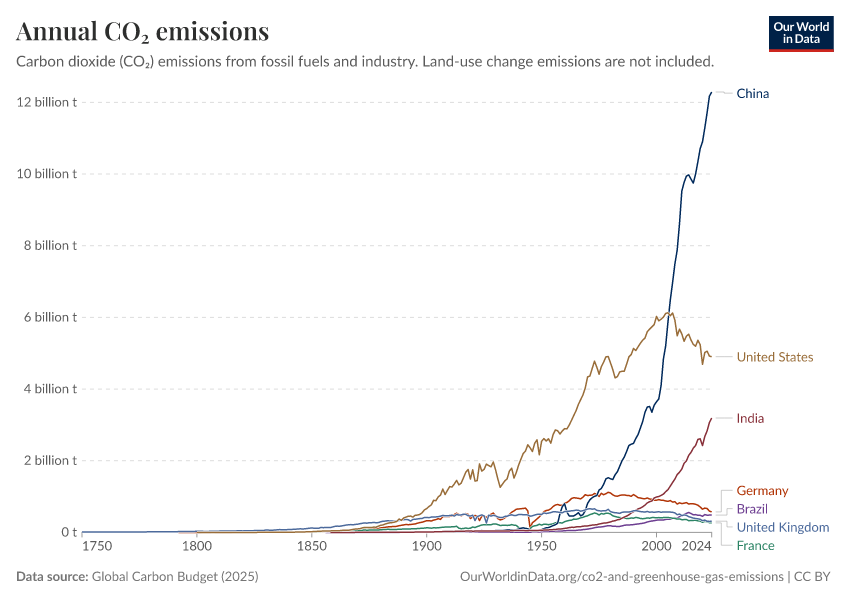
#> input picture corpora/owid-r6-1/charts/annual-co2-emissions-per-country/image.png, 850 x 600 px, found by its file name
$ python extract.py
#> lines starting #> are read from the running program, lines starting #| are printed output that depends on the picture; after the words box and inside, x2 and y2 are one past the last pixel; in counts of white or black regions, pixels touching at a corner belong together
"""Extract per-series annual CO2 emissions data from OWID multi-series line plot.

Strategy:
  1. For each plot-area pixel, find the nearest-color series (winner-take-all).
  2. Only assign if nearest distance < TOL_PURE AND second-nearest > TOL_PURE * 1.5
     (rejects ambiguous antialiased pixels that overlap two series).
  3. Per pixel-column per series, take the median row of assigned pixels.
  4. Drop spurious isolated columns (no neighbors within +/- 3 cols).

Calibration anchors (from Phase 2 measurement on image.png, 850x600):
  x-axis: col 82 -> year 1750, col 711 -> year 2024, linear  (px/year ~ 2.296)
  y-axis: row 532 -> 0 t,       row 102  -> 12e9 t, linear  (px/billion ~ 35.833)
"""
import cv2
import numpy as np
import csv
import json
from pathlib import Path

HERE = Path(__file__).parent
SRC = "/Users/csweet1/Documents/projects/CRS_research/figure-recovery-suite/corpora/owid-r6-1/charts/annual-co2-emissions-per-country/image.png"

# --- Calibration ---
X_PIX_LEFT, X_VAL_LEFT = 82, 1750
X_PIX_RIGHT, X_VAL_RIGHT = 711, 2024
Y_PIX_BOTTOM, Y_VAL_BOTTOM = 532, 0.0
Y_PIX_TOP, Y_VAL_TOP = 102, 12e9

m_x = (X_VAL_RIGHT - X_VAL_LEFT) / (X_PIX_RIGHT - X_PIX_LEFT)
b_x = X_VAL_LEFT - m_x * X_PIX_LEFT
m_y = (Y_VAL_TOP - Y_VAL_BOTTOM) / (Y_PIX_TOP - Y_PIX_BOTTOM)
b_y = Y_VAL_BOTTOM - m_y * Y_PIX_BOTTOM

def col_to_year(c): return m_x * c + b_x
def row_to_tonnes(r): return m_y * r + b_y
def year_to_col(y): return (y - b_x) / m_x
def tonnes_to_row(t): return (t - b_y) / m_y

SERIES = {
    "China":           (0x06, 0x2e, 0x5f),
    "United States":   (0xa2, 0x6f, 0x46),
    "India":           (0x88, 0x30, 0x39),
    "Germany":         (0xb1, 0x35, 0x07),
    "Brazil":          (0x6d, 0x3e, 0x91),
    "United Kingdom":  (0x4c, 0x6a, 0x9c),
    "France":          (0x2c, 0x84, 0x65),
}

# Plot area
COL_LO, COL_HI = 82, 712
ROW_LO, ROW_HI = 60, 533

TOL_PURE = 22     # max L2 RGB distance to nearest series to accept a pixel
                  # (22 keeps line cores while rejecting antialiased edges that
                  #  bleed one series into another's color neighborhood)

def main():
    img_bgr = cv2.imread(SRC)
#> img_bgr is the input picture: shape (600, 850, 3); mean B, G, R 249.9, 249.8, 249.9
    H, W = img_bgr.shape[:2]
#> H = 600; W = 850
    img_rgb = cv2.cvtColor(img_bgr, cv2.COLOR_BGR2RGB)
    plot = img_rgb[ROW_LO:ROW_HI, COL_LO:COL_HI].astype(np.int32)
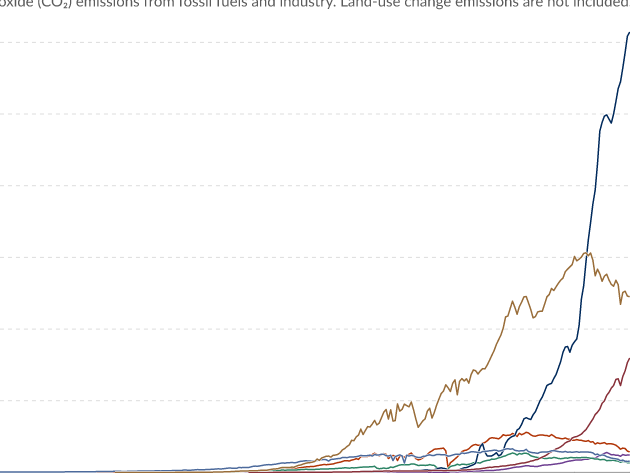
#> plot: shape (473, 630, 3) int32; mean R, G, B 251.4, 251.1, 251.1
    PH, PW = plot.shape[:2]
#> PH = 473; PW = 630

    series_names = list(SERIES.keys())
    palette = np.array([SERIES[s] for s in series_names], dtype=np.int32)  # (K,3)
    # distance from each pixel to each series color
    # plot: (H,W,3); palette: (K,3) -> diff: (H,W,K,3)
    diff = plot[:, :, None, :] - palette[None, None, :, :]
    d2 = (diff ** 2).sum(axis=3)  # (H,W,K)
    dist = np.sqrt(d2.astype(np.float64))
    # nearest series per pixel
    nearest_idx = dist.argmin(axis=2)
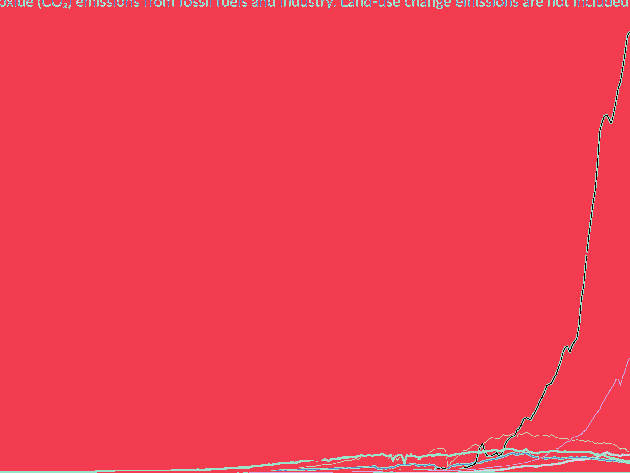
#> nearest_idx: shape (473, 630) int64; 7 distinct labels, from 0 to 6; one colour per label, 0 black
    nearest_d = dist.min(axis=2)
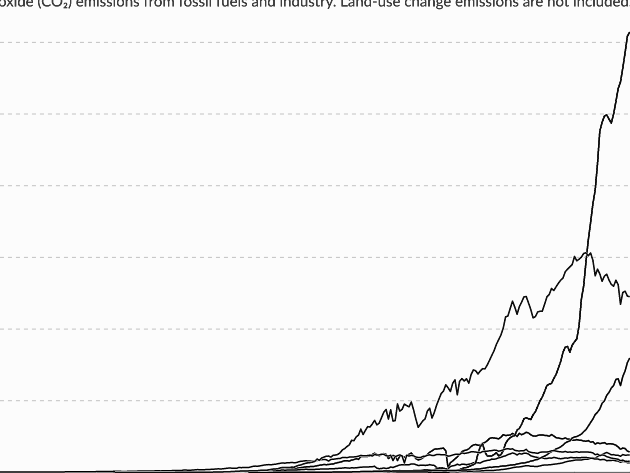
#> nearest_d: shape (473, 630) float64; min 0, max 252.2, mean 246.2

    accept = (nearest_d < TOL_PURE)
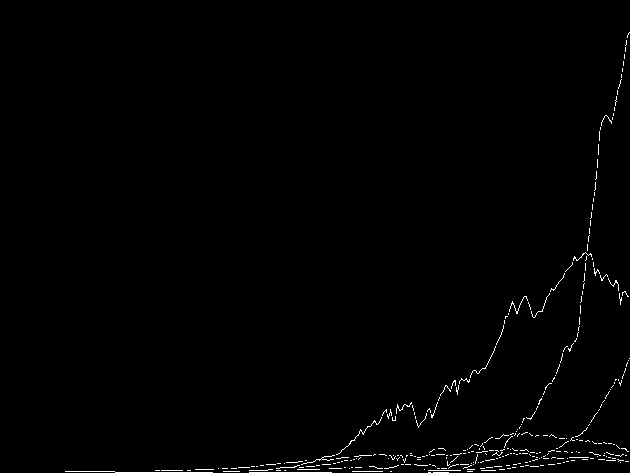
#> accept: shape (473, 630) bool; 0.85% white in thin lines or dots, all inside (x1, y1, x2, y2) = (65, 32, 630, 473)
    # Also drop near-white pixels (light gridlines etc.)
    lightness = plot.sum(axis=2)
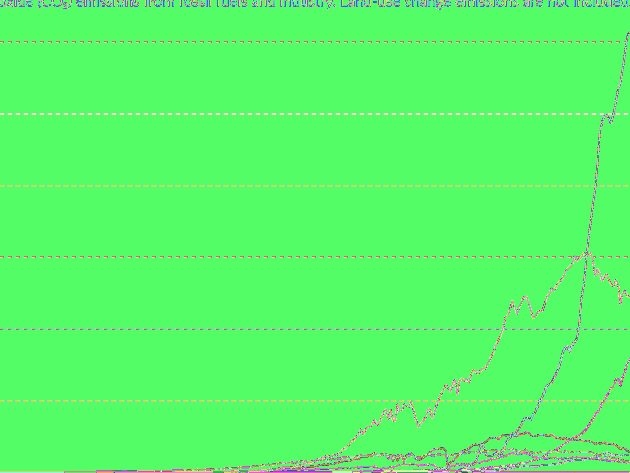
#> lightness: shape (473, 630) int64; 304 distinct labels, from 132 to 765; one colour per label, 0 black
    accept &= (lightness < 3 * 230)

    # Per series per column, find median row of accepted pixels
    rows_out = []
    counts = {}
    for k, name in enumerate(series_names):
        mask = accept & (nearest_idx == k)
        col_rows = {}
        yy, xx = np.where(mask)
        for r, c in zip(yy, xx):
            col_rows.setdefault(c, []).append(r)
        col_list = sorted(col_rows.keys())
        med = {c: int(np.median(col_rows[c])) for c in col_list}

        # Drop spurious isolated columns: keep a column only if it has a
        # neighbor within +/-3 (drops single-pixel noise spurs).
        col_set = set(col_list)
        kept = [c for c in col_list
                if any((c + dc) in col_set for dc in [-3, -2, -1, 1, 2, 3])]

        # Spike rejection: drop a column only if BOTH immediate neighbors
        # (within +/-3 cols) disagree by > 25 px (a true spike, not a steep
        # but real climb). A steep monotonic climb has consistent neighbors,
        # so won't be flagged. Stray cross-line pixels appear as a single
        # discordant column surrounded by the real curve.
        kept_rows = np.array([med[c] for c in kept])
        kept_cols = np.array(kept)
        keep_final = np.ones(len(kept), dtype=bool)
        for i in range(1, len(kept) - 1):
            # local "neighborhood" = the 3 cols before and 3 cols after
            lo = max(0, i - 3); hi = min(len(kept), i + 4)
            neighbors_rows = np.concatenate([kept_rows[lo:i], kept_rows[i+1:hi]])
            if len(neighbors_rows) >= 2:
                local_med = np.median(neighbors_rows)
                if abs(kept_rows[i] - local_med) > 25:
                    keep_final[i] = False
        kept2 = [(int(kept_cols[i]), int(kept_rows[i]))
                 for i in range(len(kept)) if keep_final[i]]

        counts[name] = len(kept2)
        for c, r in kept2:
            x_year = col_to_year(COL_LO + c)
            y_t = row_to_tonnes(ROW_LO + r)
            if -1e6 < y_t < 0:
                y_t = 0.0
            rows_out.append({
                "layer_idx": 0,
                "layer_type": "Line Graph",
                "series": name,
                "x": round(x_year, 2),
                "y": round(y_t, 1),
            })
#> this loop made 7 passes
#> pass 1, in main, `mask = accept & (nearest_idx == k)`:
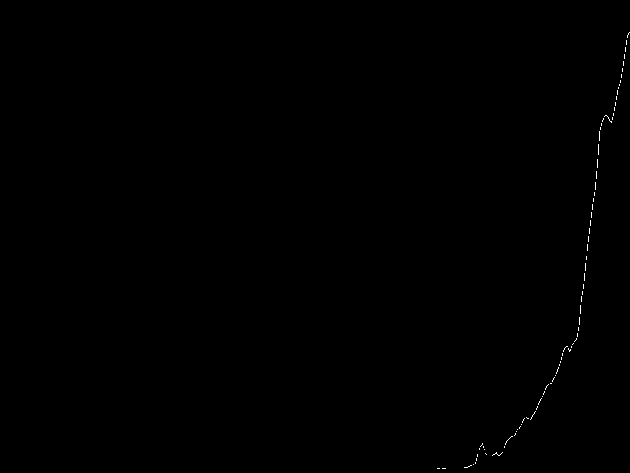
#> mask: shape (473, 630) bool; 0.13% white in thin lines or dots, all inside (x1, y1, x2, y2) = (437, 32, 630, 469)
#> after the loop:
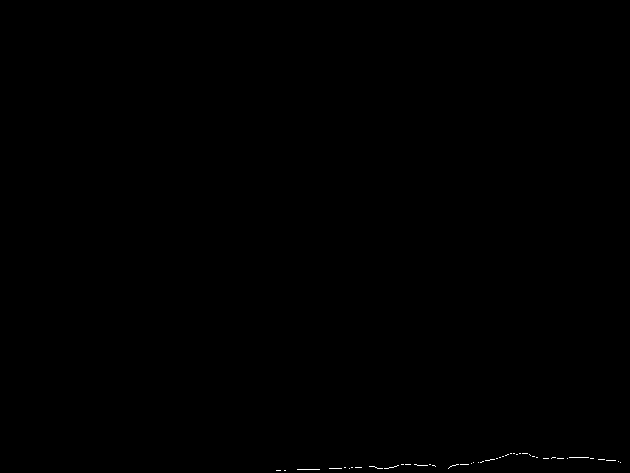
#> mask: shape (473, 630) bool; 0.08% white in thin lines or dots, all inside (x1, y1, x2, y2) = (276, 453, 621, 471)
#> after the loop, counts = {'China': 159, 'United States': 490, 'India': 276, 'Germany': 207, 'Brazil': 121, 'United Kingdom': 362, 'France': 243}; rows_out = 1858 items
    print("Hits per series:", counts)
#| Hits per series: {'China': 159, 'United States': 490, 'India': 276, 'Germany': 207, 'Brazil': 121, 'United Kingdom': 362, 'France': 243}

    # Write CSV (sorted by series then x for readability)
    rows_out.sort(key=lambda r: (r["series"], r["x"]))
    csv_path = HERE / "data.csv"
    with open(csv_path, "w", newline="") as f:
        w = csv.DictWriter(f, fieldnames=["layer_idx", "layer_type", "series", "x", "y"])
        w.writeheader()
        w.writerows(rows_out)
    print(f"Wrote {len(rows_out)} rows -> {csv_path}")
#| Wrote 1858 rows -> extractors/graph-data-extraction/results-v3/owid-r6-1/annual-co2-emissions-per-country/data.csv

    # Write calibration.json
    calib = {
        "image_size": {"width": W, "height": H},
        "plot_frame_box": {
            "offset": {"x": COL_LO, "y": ROW_LO},
            "size":   {"width": COL_HI - COL_LO, "height": ROW_HI - ROW_LO},
            "left": COL_LO, "top": ROW_LO,
            "right": COL_HI - 1, "bottom": ROW_HI - 1,
            "description": "Plot area: cols 82-711 span years 1750-2024; "
                           "rows 60-532 span ~12.5e9 down to 0 tonnes.",
        },
        "pixels_per_coordinate_unit": {
            "x": abs(1.0 / m_x),
            "y": abs(1.0 / m_y),
            "x_unit_label": "year",
            "y_unit_label": "tonnes CO2 per year",
        },
        "data_to_pixel_formula": {
            "col": f"col = (x_value - {b_x:.6f}) / {m_x:.6f}",
            "row": f"row = (y_value - {b_y:.6f}) / {m_y:.6f}",
        },
        "data_range": {
            "x_min": float(col_to_year(COL_LO)),
            "x_max": float(col_to_year(COL_HI - 1)),
            "y_min": float(row_to_tonnes(ROW_HI - 1)),
            "y_max": float(row_to_tonnes(ROW_LO)),
        },
        "axis_calibration": {
            "x_axis": {
                "formula": "year = m*col + b",
                "m": m_x, "b": b_x,
                "inverse": "col = (year - b) / m",
                "anchors": [
                    {"col": X_PIX_LEFT,  "value": X_VAL_LEFT,  "label": "1750"},
                    {"col": X_PIX_RIGHT, "value": X_VAL_RIGHT, "label": "2024"},
                ],
                "interior_tick_centers": {
                    "1800": 197, "1850": 312, "1900": 426, "1950": 541, "2000": 656,
                },
            },
            "y_axis": {
                "formula": "tonnes = m*row + b",
                "m": m_y, "b": b_y,
                "inverse": "row = (tonnes - b) / m",
                "anchors": [
                    {"row": Y_PIX_TOP,    "value": Y_VAL_TOP,    "label": "12 billion t"},
                    {"row": Y_PIX_BOTTOM, "value": Y_VAL_BOTTOM, "label": "0 t"},
                ],
                "interior_tick_rows": {
                    "10e9": 173, "8e9": 245, "6e9": 317, "4e9": 388, "2e9": 460,
                },
                "billion_t_note": (
                    "Tick labels printed as 'N billion t' (e.g. '12 billion t'). "
                    "Parsed as N * 1e9 raw tonnes; data.csv y is raw tonnes."
                ),
            },
        },
        "worked_example": {
            "scenario": "Convert China 2024 endpoint (~12.5 billion t at col 711) to pixel.",
            "input": {"x": 2024, "y": 12.5e9},
            "compute": [
                f"col = (2024 - {b_x:.4f}) / {m_x:.6f}",
                f"row = (12.5e9 - {b_y:.4f}) / {m_y:.6f}",
            ],
            "result": {
                "col": float(year_to_col(2024)),
                "row": float(tonnes_to_row(12.5e9)),
            },
            "verification": "col ~711 matches right edge of plot; row ~84 sits just above 12 billion gridline (row 102), consistent with China's ~12.6B-2024 peak.",
        },
        "detection_internals": {
            "x_axis_baseline_row": 532,
            "y_axis_gridline_rows": {"12e9": 102, "10e9": 173, "8e9": 245,
                                     "6e9": 317, "4e9": 388, "2e9": 460},
            "x_axis_extent_cols": [82, 711],
            "method": "winner-take-all nearest series color per pixel with "
                      "TOL_PURE=22 L2 RGB distance to reject antialiased edges; "
                      "per-column median row; drop isolated-column spurs (no neighbor within +/-3).",
        },
    }
    with open(HERE / "calibration.json", "w") as f:
        json.dump(calib, f, indent=2)
    print(f"Wrote calibration.json")

    # Write chart_metadata.json
    meta = {
        "panel_id": None,
        "source_citation": "Our World in Data — Annual CO2 emissions per country. "
                          "Data source: Global Carbon Budget (2025). "
                          "https://ourworldindata.org/co2-and-greenhouse-gas-emissions",
        "x_axis": {
            "title": None,
            "unit": "year",
            "title_verbatim": None,
            "decimal_separator": ".",
            "notes": "No explicit x-axis title in source figure; ticks are years.",
        },
        "y_axis": {
            "title": "Annual CO₂ emissions",
            "unit": "tonnes",
            "title_verbatim": "Annual CO₂ emissions",
            "decimal_separator": ".",
            "tick_label_format": "'N billion t' (e.g. '12 billion t'); 0-tick rendered '0 t'.",
            "notes": "Title taken from chart heading. Tick labels parsed as N*1e9 raw tonnes in data.csv.",
        },
        "chart_title": "Annual CO₂ emissions",
        "subtitle_verbatim": ("Carbon dioxide (CO₂) emissions from fossil fuels "
                              "and industry. Land-use change emissions are not included."),
        "series_legend": [
            {"series_id": "China",          "source_label": "China",          "color": "#062e5f", "marker_shape": None},
            {"series_id": "United States",  "source_label": "United States",  "color": "#a26f46", "marker_shape": None},
            {"series_id": "India",          "source_label": "India",          "color": "#883039", "marker_shape": None},
            {"series_id": "Germany",        "source_label": "Germany",        "color": "#b13507", "marker_shape": None},
            {"series_id": "Brazil",         "source_label": "Brazil",         "color": "#6d3e91", "marker_shape": None},
            {"series_id": "United Kingdom", "source_label": "United Kingdom", "color": "#4c6a9c", "marker_shape": None},
            {"series_id": "France",         "source_label": "France",         "color": "#2c8465", "marker_shape": None},
        ],
        "notes": ("Our World in Data line chart, 7 countries. Legend labels at right of "
                  "each line's endpoint (no boxed legend). Y-axis tick label format "
                  "'N billion t' is parsed as N*1e9 tonnes. Series colors sampled "
                  "from line pixels at col 695-710."),
    }
    with open(HERE / "chart_metadata.json", "w") as f:
        json.dump(meta, f, indent=2)
    print(f"Wrote chart_metadata.json")

if __name__ == "__main__":
    main()
